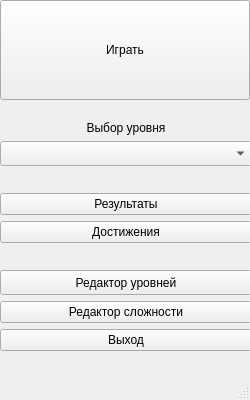
<?xml version="1.0" encoding="UTF-8"?>
<ui version="4.0">
 <class>MainWindow</class>
 <widget class="QMainWindow" name="MainWindow">
  <property name="geometry">
   <rect>
    <x>0</x>
    <y>0</y>
    <width>250</width>
    <height>400</height>
   </rect>
  </property>
  <property name="windowTitle">
   <string>MainWindow</string>
  </property>
  <widget class="QWidget" name="centralwidget">
   <widget class="QWidget" name="layoutWidget">
    <property name="geometry">
     <rect>
      <x>0</x>
      <y>0</y>
      <width>252</width>
      <height>351</height>
     </rect>
    </property>
    <layout class="QVBoxLayout" name="verticalLayout">
     <item>
      <widget class="QPushButton" name="playButton">
       <property name="sizePolicy">
        <sizepolicy hsizetype="Fixed" vsizetype="Fixed">
         <horstretch>0</horstretch>
         <verstretch>0</verstretch>
        </sizepolicy>
       </property>
       <property name="minimumSize">
        <size>
         <width>250</width>
         <height>100</height>
        </size>
       </property>
       <property name="text">
        <string>Играть</string>
       </property>
      </widget>
     </item>
     <item>
      <spacer name="verticalSpacer_2">
       <property name="orientation">
        <enum>Qt::Vertical</enum>
       </property>
       <property name="sizeType">
        <enum>QSizePolicy::Fixed</enum>
       </property>
       <property name="sizeHint" stdset="0">
        <size>
         <width>20</width>
         <height>15</height>
        </size>
       </property>
      </spacer>
     </item>
     <item>
      <widget class="QLabel" name="levelChooseLabel">
       <property name="layoutDirection">
        <enum>Qt::LeftToRight</enum>
       </property>
       <property name="frameShape">
        <enum>QFrame::NoFrame</enum>
       </property>
       <property name="text">
        <string>Выбор уровня</string>
       </property>
       <property name="textFormat">
        <enum>Qt::AutoText</enum>
       </property>
       <property name="alignment">
        <set>Qt::AlignCenter</set>
       </property>
      </widget>
     </item>
     <item>
      <widget class="QComboBox" name="levelChoose">
       <property name="sizePolicy">
        <sizepolicy hsizetype="Preferred" vsizetype="Fixed">
         <horstretch>0</horstretch>
         <verstretch>0</verstretch>
        </sizepolicy>
       </property>
       <property name="minimumSize">
        <size>
         <width>250</width>
         <height>25</height>
        </size>
       </property>
      </widget>
     </item>
     <item>
      <spacer name="verticalSpacer_3">
       <property name="orientation">
        <enum>Qt::Vertical</enum>
       </property>
       <property name="sizeHint" stdset="0">
        <size>
         <width>20</width>
         <height>40</height>
        </size>
       </property>
      </spacer>
     </item>
     <item>
      <widget class="QPushButton" name="scoresButton">
       <property name="text">
        <string>Результаты</string>
       </property>
      </widget>
     </item>
     <item>
      <widget class="QPushButton" name="achievementsButton">
       <property name="text">
        <string>Достижения</string>
       </property>
      </widget>
     </item>
     <item>
      <spacer name="verticalSpacer">
       <property name="orientation">
        <enum>Qt::Vertical</enum>
       </property>
       <property name="sizeHint" stdset="0">
        <size>
         <width>20</width>
         <height>40</height>
        </size>
       </property>
      </spacer>
     </item>
     <item>
      <widget class="QPushButton" name="levelDesignerButton">
       <property name="sizePolicy">
        <sizepolicy hsizetype="Minimum" vsizetype="Fixed">
         <horstretch>0</horstretch>
         <verstretch>0</verstretch>
        </sizepolicy>
       </property>
       <property name="minimumSize">
        <size>
         <width>250</width>
         <height>25</height>
        </size>
       </property>
       <property name="text">
        <string>Редактор уровней</string>
       </property>
      </widget>
     </item>
     <item>
      <widget class="QPushButton" name="settingsDesignerButton">
       <property name="text">
        <string>Редактор сложности</string>
       </property>
      </widget>
     </item>
     <item>
      <widget class="QPushButton" name="exitButton">
       <property name="text">
        <string>Выход</string>
       </property>
      </widget>
     </item>
    </layout>
   </widget>
  </widget>
  <widget class="QMenuBar" name="menubar">
   <property name="geometry">
    <rect>
     <x>0</x>
     <y>0</y>
     <width>250</width>
     <height>21</height>
    </rect>
   </property>
  </widget>
  <widget class="QStatusBar" name="statusbar"/>
 </widget>
 <resources/>
 <connections/>
</ui>
